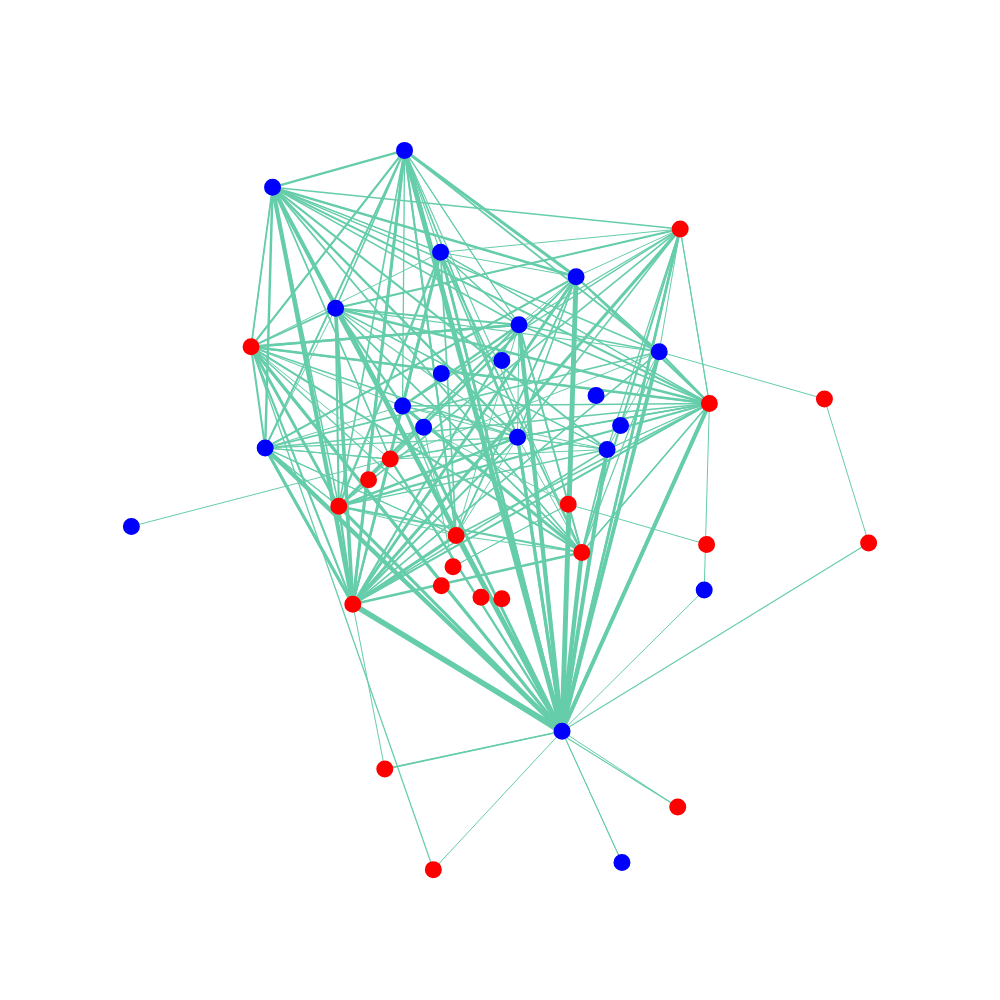

Source (notebook cell):
### Markdown cell above
plotting 20 most central nodes of each communities together:

### Code cell
plotly_graph(g_centr_parts,Laycentr,labels_centr,colmap_centr)
